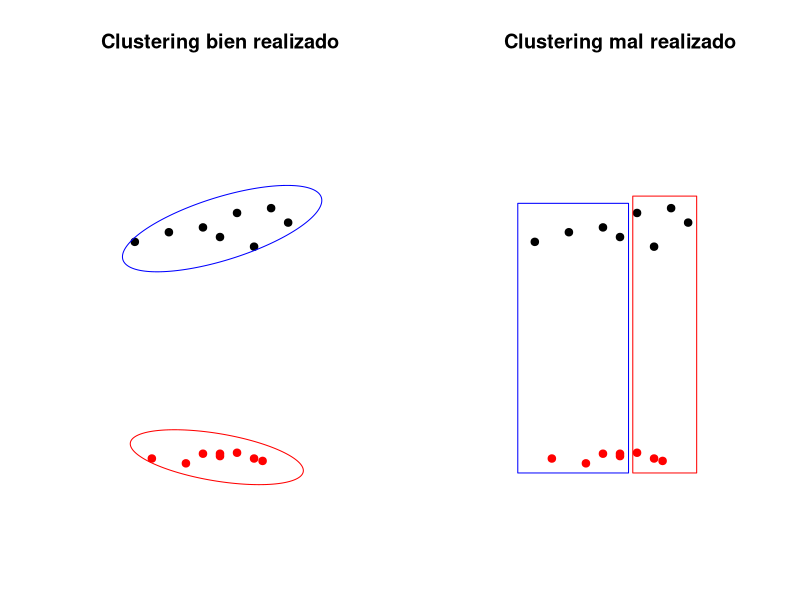
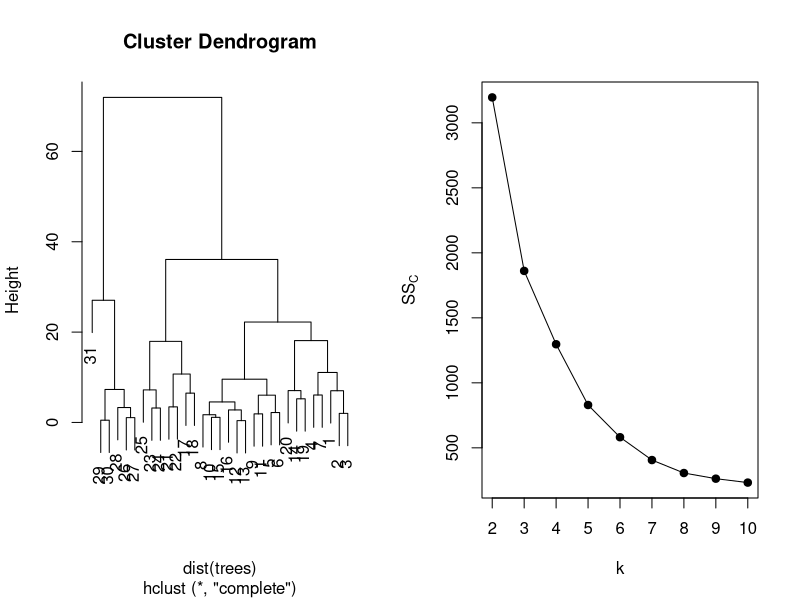
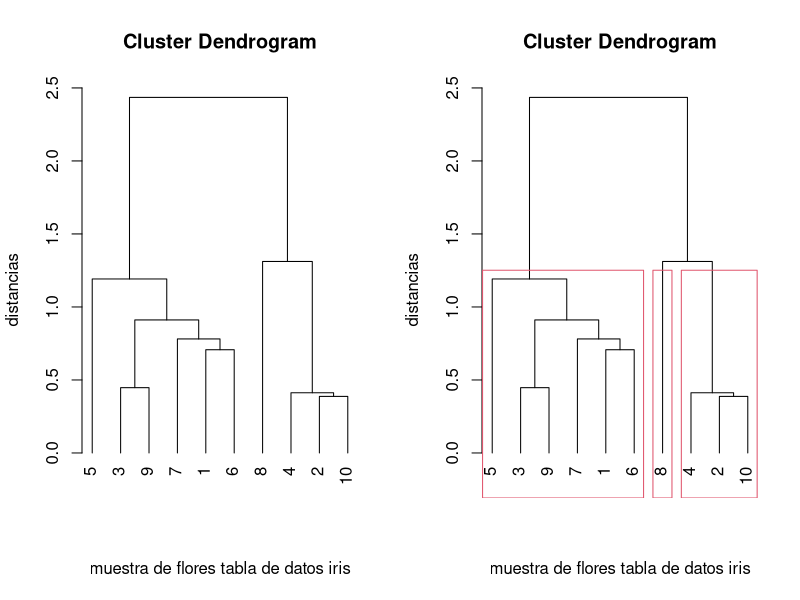
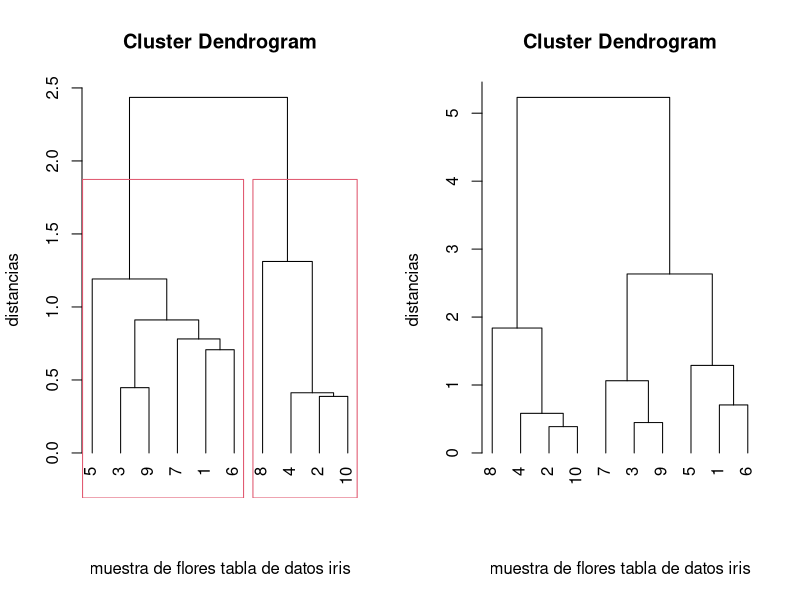
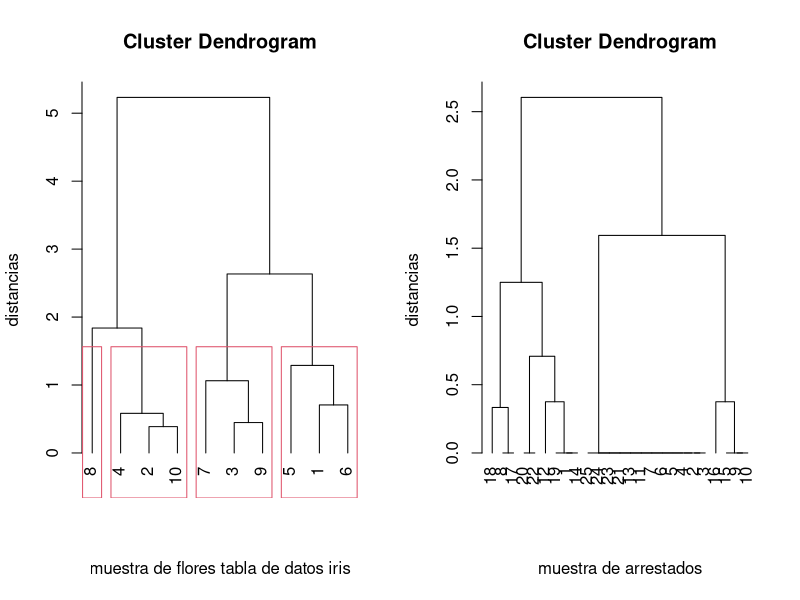

The R source for these figures, in order:
## ---- chunk 1
knitr::opts_chunk$set(echo = TRUE)
## ---- chunk 2
par(mfrow=c(1,2))
xp=c(1,1.2,1.4,1.5,1.6,1.7,1.8,1.9,1.1,1.3,1.4,1.5,1.5,1.6,1.7,1.75)
yp=c(5,5.2,5.3,5.1,5.6,4.9,5.7,5.4,0.5,0.4,0.6,0.55,0.6,0.62,0.5,0.45)
color=c(rep("black",8),rep("red",8))
plot(xp,yp,xlim=c(0.75,2.25),ylim=c(0,8),axes= FALSE,pch=19,xlab="",ylab="",col=color,main="Clustering bien realizado")
xc <- mean(xp[1:8]) # center x_c or h
yc <- mean(yp[1:8]) # y_c or k
a <- (max(xp[1:8])-min(xp[1:8]))*0.65 # major axis length
b <- (max(yp[1:8])-min(yp[1:8]))*0.85 # minor axis length
phi <- 0 # angle of major axis with x axis phi or tau

t <- seq(0, 2*pi, 0.01) 
x <- xc + a*cos(t)*cos(phi) - b*sin(t)*sin(phi)
y <- yc + a*cos(t)*cos(phi) + b*sin(t)*cos(phi)
lines(x,y,pch=19, col='blue')

xc <- mean(xp[9:16]) # center x_c or h
yc <- mean(yp[9:16]) # y_c or k
a <- (max(xp[9:16])-min(xp[9:16]))*0.55 # major axis length
b <- (max(yp[9:16])-min(yp[9:16]))*3 # minor axis length
phi <- -15 # angle of major axis with x axis phi or tau

t <- seq(0, 2*pi, 0.01) 
x <- xc + a*cos(t)*cos(phi) - b*sin(t)*sin(phi)
y <- yc + a*cos(t)*cos(phi) + b*sin(t)*cos(phi)
lines(x,y,pch=19, col='red')

plot(xp,yp,xlim=c(0.75,2.25),ylim=c(0,8),axes= FALSE,pch=19,xlab="",ylab="",col=color,main="Clustering mal realizado")
library(graphics)
rect(min(xp)-0.1,min(yp)-0.2,max(c(xp[1:4],xp[9:12]))+0.05,max(yp)+0.1,col=NA,border="blue")
rect(min(xp[14:16])-0.025,min(yp[14:16])-0.25,max(xp[5:8])+0.05,max(yp[5:8])+0.25,col=NA,border="red")
## ---- chunk 3
plot(hclust(dist(trees)))
## ---- chunk 4
ssc=c()
repeticions=50
for (i in 2:10){
  aux=c()
  for (j in 1:repeticions){
    aux=c(aux,kmeans(trees,i)$tot.withinss)
  }
  ssc=c(ssc,min(aux))
}
pendientes=ssc[-1]-ssc[-length(ssc)]
variación.pendientes = pendientes[-1]-pendientes[-length(pendientes)]
plot(2:10,ssc,type="o",xlim=c(2,10),ylab=expression(SS[C]),xlab="k",xaxp=c(2,10,8),pch=19)
## ---- chunk 5
resultado.km.trees=kmeans(trees,centers=3,algorithm = 'MacQueen')
resultado.km.trees
## ---- chunk 6
which(resultado.km.trees$cluster==1)
## ---- chunk 7
which(resultado.km.trees$cluster==2)
## ---- chunk 8
which(resultado.km.trees$cluster==3)
## ---- chunk 9
resultado.km.trees$centers[1,]
## ---- chunk 10
resultado.km.trees$centers[2,]
## ---- chunk 11
resultado.km.trees$centers[3,]
## ---- chunk 12
resultado.km.trees$withinss
## ---- chunk 13
sum(resultado.km.trees$withinss)
resultado.km.trees$tot.withinss
## ---- chunk 14
resultado.km.trees$totss
## ---- chunk 15
resultado.km.trees$betweenss
## ---- chunk 16
(centro.global=apply(trees,2,mean))
sum(resultado.km.trees$size*apply((t(resultado.km.trees$centers)-centro.global)^2,2,sum))
## ---- chunk 17
veces=50
SSCs=c()
for (i in 1:veces){
  SSCs=c(SSCs,kmeans(trees,3,algorithm = "MacQueen")$tot.withinss)
}
(min(SSCs))
## ---- chunk 18
library(car)
set.seed(888)  # Fijamos la semilla
individuos.elegidos = sample(1:5226,25)
tabla.arrestados = Arrests[individuos.elegidos,c("colour","sex","employed","citizen")]
rownames(tabla.arrestados)=1:25
## ---- chunk 19
head(tabla.arrestados,10)
## ---- chunk 20
tabla.arrestados$colour = ifelse(tabla.arrestados$colour=="White",0,1)
tabla.arrestados$sex = ifelse(tabla.arrestados$sex=="Male",0,1)
tabla.arrestados$employed = ifelse(tabla.arrestados$employed=="No",0,1)
tabla.arrestados$citizen = ifelse(tabla.arrestados$citizen=="No",0,1)
## ---- chunk 21
as = function(xi,xj){
  n=length(xi)
  a0 = length(which(xi==xj & xi==0))
  a1 = length(which(xi==xj & xi==1))
  a2 = length(which(xi!=xj))
  return(c(a0,a1,a2))
  }
## ---- chunk 22
n=dim(tabla.arrestados)[1]
matriz.dist.hamming=matrix(1,n,n)
for (i in 1:(n-1)){
  for (j in (i+1):n){
    aux=as(tabla.arrestados[i,],tabla.arrestados[j,])
    matriz.dist.hamming[i,j]=(aux[1]+aux[2])/sum(aux)
    matriz.dist.hamming[j,i]=matriz.dist.hamming[i,j]
  }
}

## ---- chunk 23
matriz.dist.hamming[1:10,1:10]
## ---- chunk 24
set.seed(2020)
flores.elegidas = sample(1:150,10)
tabla.iris = iris[flores.elegidas,]
rownames(tabla.iris)=1:10
## ---- chunk 25
dist.euclidea = function(x,y){
  n=length(x)
  d = sqrt(sum((x-y)^2))
  return(d)
}

## ---- chunk 26
n=dim(tabla.iris)[1]
matriz.dist.iris = matrix(0,n,n)
for (i in 1:(n-1)){
  for (j in (i+1):n){
    matriz.dist.iris[i,j]=dist.euclidea(tabla.iris[i,1:4],tabla.iris[j,1:4])
    matriz.dist.iris[j,i]=matriz.dist.iris[i,j]
  }
}
## ---- chunk 27
round(matriz.dist.iris,2)
## ---- chunk 28
round(dist(tabla.iris[,1:4]),2)
## ---- chunk 29
round(as.matrix(dist(tabla.iris[,1:4])),2)
## ---- chunk 30
apply(tabla.iris[,1:4],2,sd)
## ---- chunk 31
tabla.iris.escalada = scale(tabla.iris[,1:4])
## ---- chunk 32
apply(tabla.iris.escalada,2,mean)
apply(tabla.iris.escalada,2,sd)
## ---- chunk 33
matriz.nueva=matriz.dist.iris
diag(matriz.nueva)=max(matriz.dist.iris)
(flores.min=which(matriz.nueva == min(matriz.nueva), arr.ind = TRUE))
## ---- chunk 34
flores.restantes = setdiff(1:10,c(flores.min[1,1],flores.min[1,2]))
for (i in 1:length(flores.restantes)){
  print(flores.restantes[i])
}
print(c(flores.min[1,1],flores.min[1,2]))
## ---- chunk 35
n=n-1
matriz.dist.iris2 = matrix(0,n,n)
matriz.dist.iris2[1:(n-1),1:(n-1)]=matriz.dist.iris[flores.restantes,flores.restantes]
matriz.dist.iris2[n,]=c(min(matriz.dist.iris[flores.restantes[1],flores.min[1,1]],matriz.dist.iris[flores.restantes[1],flores.min[1,2]]),min(matriz.dist.iris[flores.restantes[2],flores.min[1,1]],matriz.dist.iris[flores.restantes[2],flores.min[1,2]]),min(matriz.dist.iris[flores.restantes[3],flores.min[1,1]],matriz.dist.iris[flores.restantes[3],flores.min[1,2]]),min(matriz.dist.iris[flores.restantes[4],flores.min[1,1]],matriz.dist.iris[flores.restantes[4],flores.min[1,2]]),min(matriz.dist.iris[flores.restantes[5],flores.min[1,1]],matriz.dist.iris[flores.restantes[5],flores.min[1,2]]),min(matriz.dist.iris[flores.restantes[6],flores.min[1,1]],matriz.dist.iris[flores.restantes[6],flores.min[1,2]]),min(matriz.dist.iris[flores.restantes[7],flores.min[1,1]],matriz.dist.iris[flores.restantes[7],flores.min[1,2]]),min(matriz.dist.iris[flores.restantes[8],flores.min[1,1]],matriz.dist.iris[flores.restantes[8],flores.min[1,2]]),0)
matriz.dist.iris2[,n]=matriz.dist.iris2[n,]
## ---- chunk 36
round(matriz.dist.iris2,3)
## ---- chunk 37
matriz.nueva=matriz.dist.iris2
diag(matriz.nueva)=max(matriz.dist.iris2)
(flores.min2 = which(matriz.nueva == min(matriz.nueva),arr.ind=TRUE))
## ---- chunk 38
flores.restantes2 = setdiff(1:9,c(flores.min2[1,1],flores.min2[1,2]))
for (i in c(1,3,5:9)){print(i)}
print(sort(c(flores.min[1,1],flores.min[1,2],4)))
## ---- chunk 39
n=n-1
matriz.dist.iris3 = matrix(0,n,n)
matriz.dist.iris3[1:(n-1),1:(n-1)]=matriz.dist.iris2[flores.restantes2,flores.restantes2]
matriz.dist.iris3[n,]=c(min(matriz.dist.iris2[flores.restantes2[1],flores.min2[1,1]],matriz.dist.iris2[flores.restantes2[1],flores.min2[1,2]]),min(matriz.dist.iris2[flores.restantes2[2],flores.min2[1,1]],matriz.dist.iris2[flores.restantes2[2],flores.min2[1,2]]),min(matriz.dist.iris2[flores.restantes2[3],flores.min2[1,1]],matriz.dist.iris2[flores.restantes2[3],flores.min2[1,2]]),min(matriz.dist.iris2[flores.restantes2[4],flores.min2[1,1]],matriz.dist.iris2[flores.restantes2[4],flores.min2[1,2]]),min(matriz.dist.iris2[flores.restantes2[5],flores.min2[1,1]],matriz.dist.iris2[flores.restantes2[5],flores.min2[1,2]]),min(matriz.dist.iris2[flores.restantes2[6],flores.min2[1,1]],matriz.dist.iris2[flores.restantes2[6],flores.min2[1,2]]),min(matriz.dist.iris2[flores.restantes2[7],flores.min2[1,1]],matriz.dist.iris2[flores.restantes2[7],flores.min2[1,2]]),0)
matriz.dist.iris3[,n]=matriz.dist.iris3[n,]
## ---- chunk 40
round(matriz.dist.iris3,3)
## ---- chunk 41
matriz.nueva=matriz.dist.iris3
diag(matriz.nueva)=max(matriz.dist.iris3)
(flores.min3 = which(matriz.nueva == min(matriz.nueva),arr.ind=TRUE))
## ---- chunk 42
flores.restantes3 = setdiff(1:8,c(flores.min3[1,1],flores.min3[1,2]))
for (i in c(1,5,6,7,8)){
  print(i)
}
print(sort(c(flores.min[1,1],flores.min[1,2],4)))
print(sort(c(3,9)))
## ---- chunk 43
n=n-1
matriz.dist.iris4 = matrix(0,n,n)
matriz.dist.iris4[1:(n-1),1:(n-1)]=matriz.dist.iris3[flores.restantes3,flores.restantes3]
matriz.dist.iris4[n,]=c(min(matriz.dist.iris3[flores.restantes3[1],flores.min3[1,1]],matriz.dist.iris3[flores.restantes3[1],flores.min3[1,2]]),min(matriz.dist.iris3[flores.restantes3[2],flores.min3[1,1]],matriz.dist.iris3[flores.restantes3[2],flores.min3[1,2]]),min(matriz.dist.iris3[flores.restantes3[3],flores.min3[1,1]],matriz.dist.iris3[flores.restantes3[3],flores.min3[1,2]]),min(matriz.dist.iris3[flores.restantes3[4],flores.min3[1,1]],matriz.dist.iris3[flores.restantes3[4],flores.min3[1,2]]),min(matriz.dist.iris3[flores.restantes3[5],flores.min3[1,1]],matriz.dist.iris3[flores.restantes3[5],flores.min3[1,2]]),min(matriz.dist.iris3[8,flores.min3[1,1]],matriz.dist.iris3[8,flores.min3[1,2]]),0)
matriz.dist.iris4[,n]=matriz.dist.iris4[n,]
## ---- chunk 44
round(matriz.dist.iris4,3)
## ---- chunk 45
estudio.clustering.iris = hclust(dist(tabla.iris[,1:4]),method="single")
## ---- chunk 46
estudio.clustering.iris$merge
## ---- chunk 47
estudio.clustering.iris$height
## ---- chunk 48
plot(estudio.clustering.iris,hang=-1,xlab="muestra de flores tabla de datos iris",sub="", ylab="distancias",labels=1:10)
## ---- chunk 49
cutree(estudio.clustering.iris,k=3)
## ---- chunk 50
cutree(estudio.clustering.iris,h=1.5)
## ---- chunk 51
plot(estudio.clustering.iris,hang=-1,xlab="muestra de flores tabla de datos iris",
     sub="", ylab="distancias",labels=1:10)
rect.hclust(estudio.clustering.iris,k=3)
## ---- chunk 52
plot(estudio.clustering.iris,hang=-1,xlab="muestra de flores tabla de datos iris",
     sub="", ylab="distancias",labels=1:10)
rect.hclust(estudio.clustering.iris,h=1.5)
## ---- chunk 53
estudio.clustering.iris.completo=hclust(dist(tabla.iris[,1:4]),method="complete")
plot(estudio.clustering.iris.completo,hang=-1,xlab="muestra de flores tabla de datos iris",
     sub="", ylab="distancias",labels=1:10)
## ---- chunk 54
cutree(estudio.clustering.iris.completo,h=1.5)
## ---- chunk 55
plot(estudio.clustering.iris.completo,hang=-1,
     xlab="muestra de flores tabla de datos iris",
     sub="", ylab="distancias",labels=1:10)
rect.hclust(estudio.clustering.iris.completo,h=1.5)
## ---- chunk 56
estudio.clustering.arrestados=hclust(as.dist(1-matriz.dist.hamming),method="ward.D")
## ---- chunk 57
plot(estudio.clustering.arrestados,hang=-1,xlab="muestra de arrestados",
     sub="", ylab="distancias")
